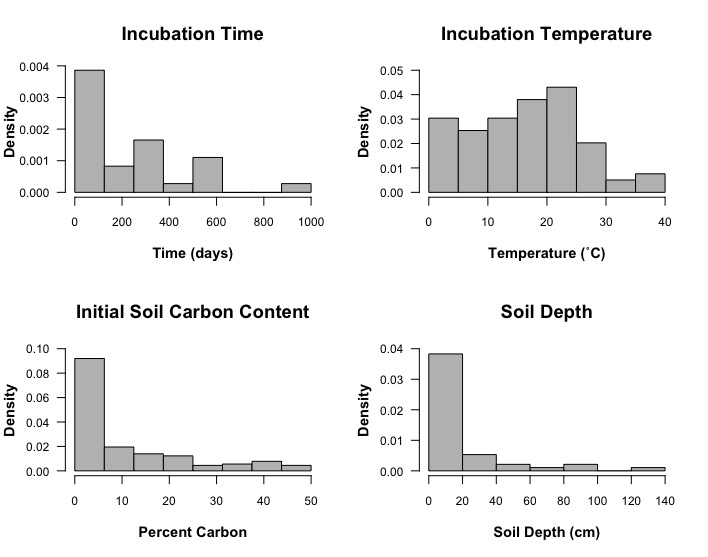

Write R code to recreate this figure.
#R codes to reinstruct the histograms in the manuscript
devtools::install_github('SoilBGC-Datashare/sidb/Rpkg', force=TRUE)
library(sidb)

#the database 
database = loadEntries("~/sidb/clean/") #change to the data

#Hist1: The incubation time
incubTimes=incubationTime(database=database)

# The temperature list
tempList <- list()
for(x in database){
  if(is.null(x$incubationInfo$temperature) == FALSE){
    temper <- x$incubationInfo$temperature
    tempList <- append(tempList, temper)
  } else {
    temper <- x$incubationInfo$laboratoryTreatment$temperature$value
    tempList <- append(tempList, temper)
  }
}
tempList <- unlist(tempList)

# Soil depth as a site information
depth= function(database){
  mean=lapply(database, FUN=function(x){x$siteInfo$depthInfo$midDepth})
  return(data.frame(depth=unlist(mean)
  ))
}
depth=depth(database)

#Initial Carbon content, all the units has been converted to the percent
listC=list()
for(x in database){
  if(is.null(levels(x$initConditions$carbonUnits[1]))){
  }
  else{
    if(x$initConditions$carbonUnits == 'g/gSoil'){
      perC <- as.list(x$initConditions$carbonMean * 100)
      listC <- append(listC,  perC)}
    if(x$initConditions$carbonUnits == 'percent'){
      perC <- as.list(x$initConditions$carbonMean)
      listC <- append(listC, perC)}
    if(x$initConditions$carbonUnits == 'g/kg'){
      perC <- as.list(x$initConditions$carbonMean / 10)
      listC <- append(listC, perC)}
    if(x$initConditions$carbonUnits == 'mgC/gSoil'){
      perC <- as.list(x$initConditions$carbonMean / 10)
      listC <- append(listC, perC)}
    if(x$initConditions$carbonUnits == 'gC/kgSoil'){
      perC <- as.list(x$initConditions$carbonMean / 10)
      listC <- append(listC, perC)}
    if(x$initConditions$carbonUnits == 'mg/gSoil'){
      perC <- as.list(x$initConditions$carbonMean / 10)
      listC <- append(listC, perC)}
  }
}

listC=unlist(listC)

# Now the Histograms

par(mfrow=c(2,2))
hist(incubTimes, 
     freq=FALSE, 
     main="Incubation Time", 
     xlab="Time (days)", 
     border="black", 
     col="gray",
     cex.main=1.4,cex.lab=1.1, cex.axis=0.9,font.lab=2 ,
     #xlim=c(0,1000),
     #ylim = c(0,10),
     las=1, 
     breaks=seq(0,1000, l=9))

hist(tempList,
     freq=FALSE, 
     main="Incubation Temperature", 
     xlab="Temperature (˚C)", 
     border="black", 
     col="gray",
     cex.main=1.4,cex.lab=1.1, cex.axis=0.9,font.lab=2 ,
     #xlim=c(0,40),
     ylim = c(0,0.05),
     las=1,
     breaks = seq(0, max(tempList), l=9))
#breaks=seq(0,max(temperature), l=11))

hist(listC, 
     freq=FALSE, 
     main="Initial Soil Carbon Content", 
     xlab="Percent Carbon", 
     border="black", 
     col="gray",
     cex.main=1.4,cex.lab=1.1, cex.axis=0.9,font.lab=2 ,
     #xlim=c(0,100),
     ylim = c(0,0.1),
     las=1, 
     breaks=seq(0,50, l=9))

hist(depth$depth,
     freq=FALSE, 
     main="Soil Depth", 
     xlab="Soil Depth (cm)", 
     border="black", 
     col="gray",
     cex.main=1.4,cex.lab=1.1, cex.axis=0.9,font.lab=2 ,
     #xlim=c(0,135),
     ylim = c(0,0.04),
     las=1, 
     breaks = 9)
#breaks=seq(0,max(depth$depth), l=11))

par(mfrow=c(1,1))
